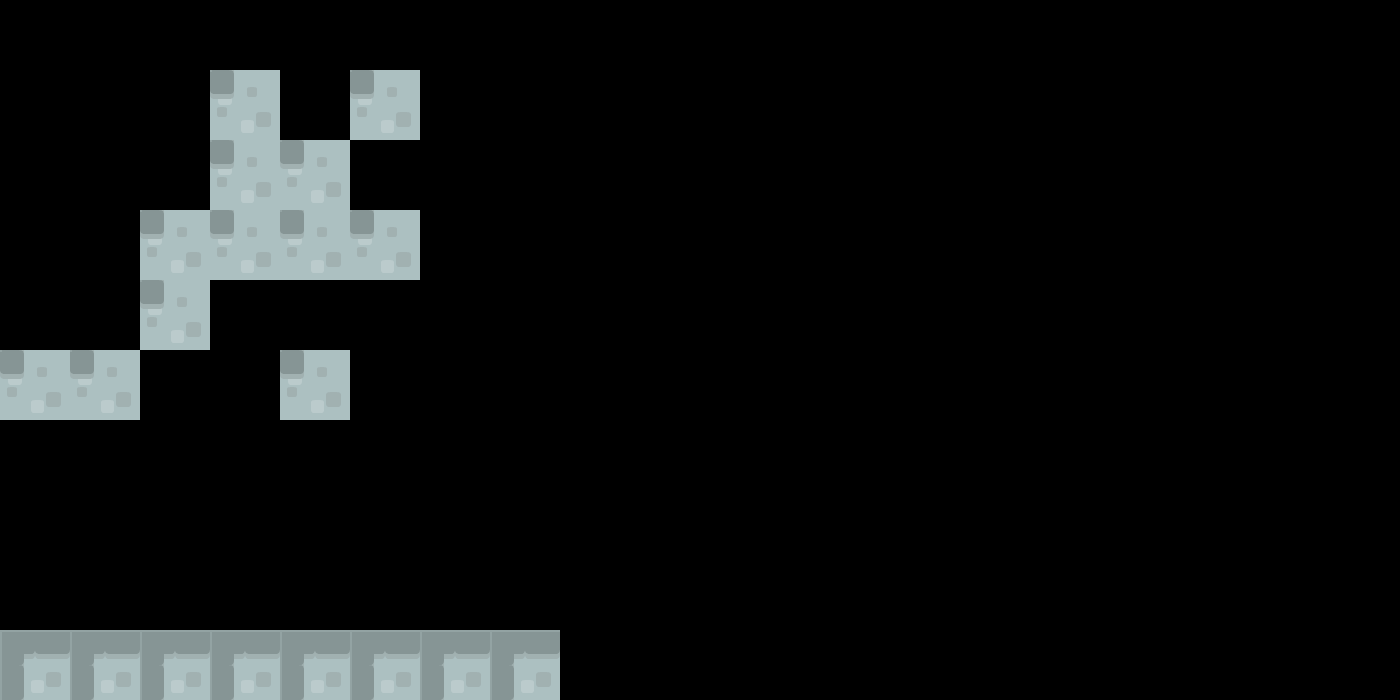

Rendered tile map (Tiled .tmx) drawn with the repository's tilesets; below, a short description and the map source with its tile grids summarised:
An orthogonal 20x10 tile map with 70x70 px tiles, 1 tile layer (Ground).

<map version="1.0" tiledversion="2018.06.27" orientation="orthogonal" renderorder="right-down" width="20" height="10" tilewidth="70" tileheight="70" infinite="0" nextlayerid="2" nextobjectid="1">
 <tileset firstgid="1" name="ground-tileset" tilewidth="70" tileheight="70" tilecount="195" columns="15">
  <image source="ground-tileset.png" trans="ff00ff" width="1050" height="910" />
 </tileset>
 <layer id="1" name="Ground" width="20" height="10">
  <data>[200 cells, 20 non-empty, 2 distinct tile ids]</data>
 </layer>
</map>